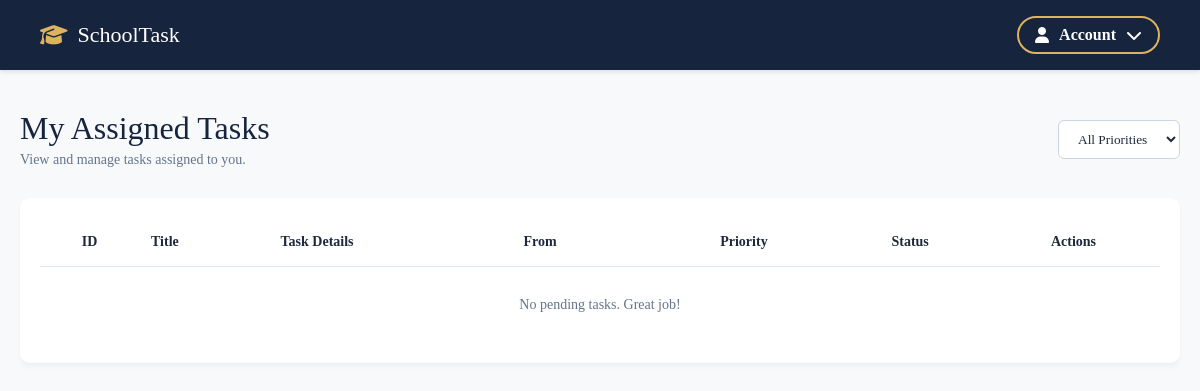
The page /teacher/tasks/ (signed in) on the database as committed earlier.
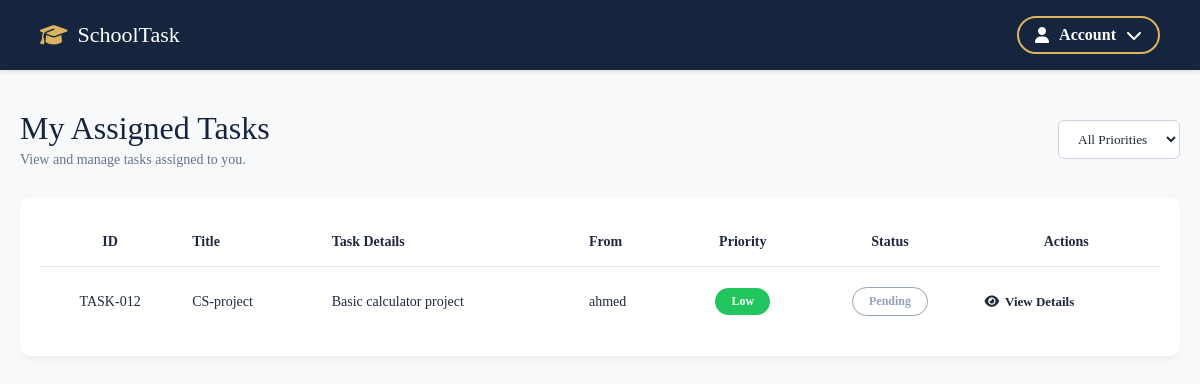
The same page on the database as committed later.
### school_admin/models.py (models this page shows, shortened)
class Task(models.Model):
    PRIORITY_CHOICES = [
        ('high', 'High'),
        ('medium', 'Medium'),
        ('low', 'Low'),
    ]
    task_id = models.CharField(max_length=20, unique=True, blank=True)
    title = models.CharField(max_length=100)
    subject = models.CharField(max_length=100)
    description = models.TextField()
    priority = models.CharField(max_length=10, choices=PRIORITY_CHOICES, default='medium')
    deadline = models.DateField()
    assigned_to = models.ForeignKey(User, on_delete=models.CASCADE, related_name='assigned_tasks')
    created_by = models.ForeignKey(User, on_delete=models.CASCADE, related_name='created_tasks')
    is_completed = models.BooleanField(default=False)
    created_at = models.DateTimeField(auto_now_add=True)

### teacher/views.py (the view)
# urls.py: path('tasks/', views.teacher_tasks, name='teacher_tasks'),
@login_required
def teacher_tasks(request):
    if not is_teacher(request.user):
        return redirect('login_page')
    tasks = Task.objects.filter(assigned_to=request.user, is_completed=False).order_by('deadline')
    priority_filter = request.GET.get('priority-filter', 'all')
    if priority_filter != 'all':
        tasks = tasks.filter(priority=priority_filter)
    return render(request, 'teacher/teacher-tasks.html', {'tasks': tasks, 'current_filter': priority_filter})

### teacher/views.py (called while the page is built)
def is_teacher(user):
    return user.is_authenticated and hasattr(user, 'profile') and not user.profile.is_admin

### templates/teacher/teacher-tasks.html (shortened to what this page needs)
{% load static %}
<!doctype html>
<html lang="en">
  <head>
    <link rel="stylesheet" href="{% static 'css/global.css' %}" />
    <link rel="stylesheet" href="{% static 'css/teacher-tasks.css' %}" />
    <link rel="stylesheet" href="https://cdnjs.cloudflare.com/ajax/libs/font-awesome/6.5.1/css/all.min.css" />
  </head>
  <body>
    <main class="mainContainer dashboardContainer">
      <header class="dashboardHeader teacherHeader">
        <div class="headerText">
          <h1 class="pageTitle">My Assigned Tasks</h1>
          <p class="subtitle">View and manage tasks assigned to you.</p>
        </div>
        <div class="filterGroup">
          <form method="GET" action="{% url 'teacher_tasks' %}">
            <select name="priority-filter" id="priority-filter" class="filterSelect" onchange="this.form.submit()">
              <option value="all" {% if current_filter == 'all' %}selected{% endif %}>All Priorities</option>
            </select>
          </form>
        </div>
      </header>
      <section class="tableContainer">
        <table class="tasksTable">
          <thead>
            <tr>
              <th class="centered">ID</th>
              <th>Title</th>
              <th>Task Details</th>
              <th>From</th>
              <th class="centered">Priority</th>
              <th class="centered">Status</th>
              <th class="centered">Actions</th>
            </tr>
          </thead>
          <tbody id="teacherTasksBody">
            {% for task in tasks %}
            <tr>
              <td class="centered">{{ task.task_id }}</td>
              <td>{{ task.title }}</td>
              <td>{{ task.description|truncatewords:5 }}</td>
              <td>{{ task.created_by.username }}</td>
              <td class="centered">
                <span class="priorityBadge
                  {% if task.priority == 'high' %}highPriority
                  {% elif task.priority == 'medium' %}mediumPriority
                  {% else %}lowPriority{% endif %}">
                  {{ task.get_priority_display }}
                </span>
              </td>
              <td class="centered">
                <span class="statusBadge statusPending">Pending</span>
              </td>
              <td class="centered">
                <a href="{% url 'task_details' task.id %}" class="actionBtn editBtn">
                  <i class="fa-solid fa-eye"></i> View Details
                </a>
              </td>
            </tr>
            {% empty %}
            <tr>
              <td colspan="7" class="centered" style="padding: 30px; color: #64748b;">No pending tasks. Great job!</td>
            </tr>
            {% endfor %}
          </tbody>
        </table>
      </section>
    </main>
  </body>
</html>

Rows that differ between the two databases and show on the page:
added Task: task_id "TASK-012", title "CS-project", description "Basic calculator project", created_by.username "ahmed", priority "Low"
Other text that changed with them:
text no longer shown: "No pending tasks. Great job!"
